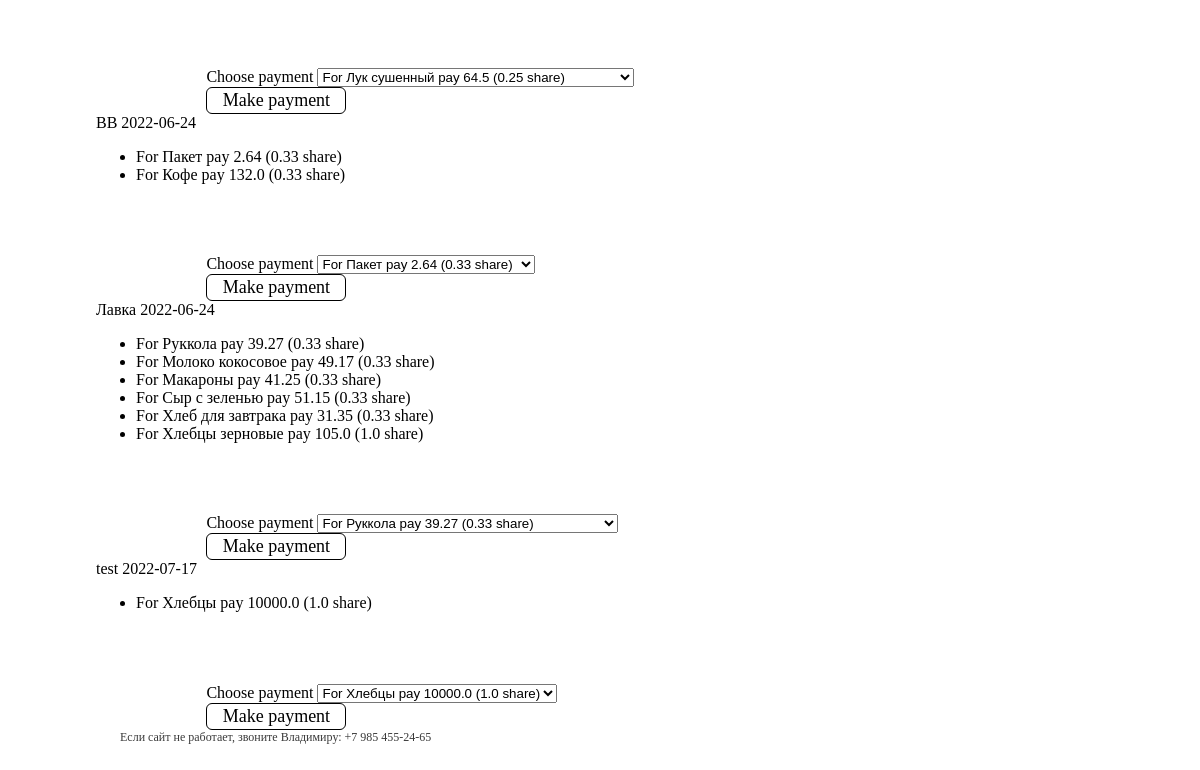
/users/receive/vladimir (signed in, lower part), run on an earlier commit of the app's database.
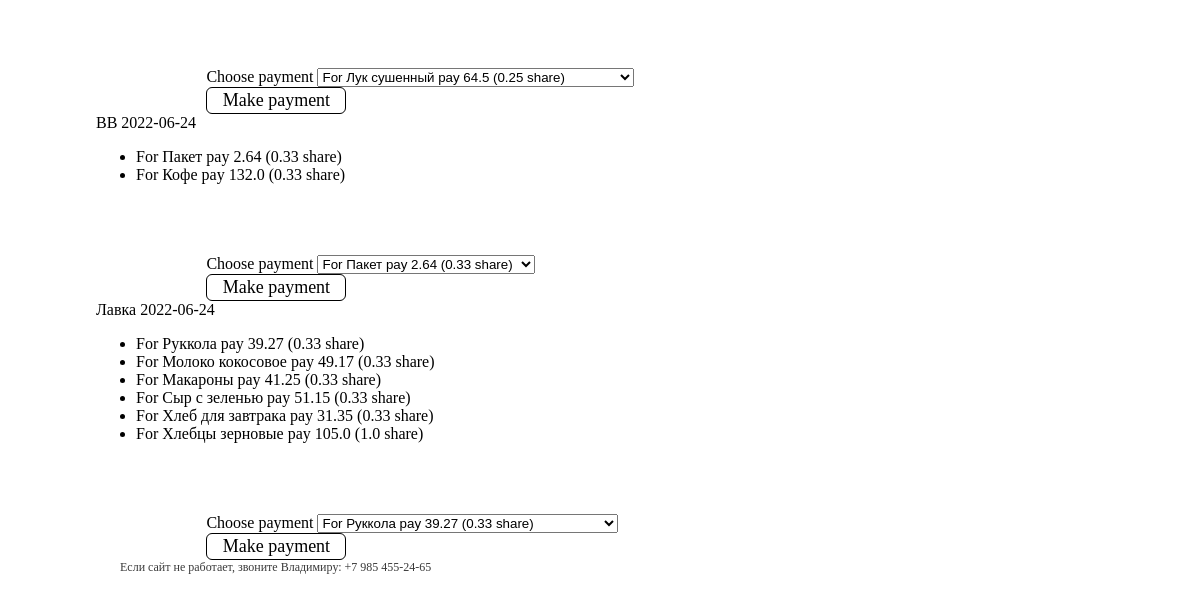
And on a later commit of the database.
### bills/models.py (models this page shows, shortened)
class Item(models.Model):
    name = models.CharField(max_length=500)
    amount = models.PositiveIntegerField()
    cost_per_exemplar = models.PositiveIntegerField()
    bill = models.ForeignKey(Bill, on_delete=models.CASCADE, related_name='items')
    def _get_cost_total(self):
        return self.amount*self.cost_per_exemplar
    cost_total = property(_get_cost_total)

class Item_Payment(models.Model):
    item = models.ForeignKey(Item, on_delete=models.CASCADE, related_name='payments')
    payer = models.ForeignKey(get_user_model(), on_delete=models.CASCADE, related_name='payers')
    paying_part = models.FloatField(editable = True, validators=[MinValueValidator(0.0), MaxValueValidator(1.0)])
    is_payed = models.BooleanField(editable = True, default = False)
    def _get_paying_amount(self):
        return round(self.paying_part*self.item.cost_per_exemplar*self.item.amount, 2)
    paying_amount = property(_get_paying_amount)
    def _get_lender(self):
        "Returns the lender of the bill where the item is on"
        return self.item.bill.lender
    lender = property(_get_lender)

### users/views.py (the view)
# urls.py: path('receive/<str:borrower_username>', views.receive, name='receive'),
def receive(request, borrower_username):
    user = request.user
    borrower = get_user_model().objects.get(username = borrower_username)
    bill_payment = []
    for bill in Bill.objects.filter(lender = user).all():
        payments_lst = []
        bill_total = 0
        for item in Item.objects.filter(bill = bill).all():
            for payment in Item_Payment.objects.filter(item = item).filter(payer = borrower).filter(is_payed = False).all():
                payments_lst.append([payment.id, payment.item.name, payment.paying_amount, payment.paying_part])
                bill_total += payment.paying_amount
        if not (payments_lst == []):
            bill_payment.append([str(bill), bill_total, payments_lst])
    return render(request, 'users/receive.html', {
        'user': user,
        'borrower': borrower,
        'bill_payment': bill_payment
    })

### bills/models.py (called while the page is built)
    def __str__(self):
        return f'{self.name} {self.date}' #: {self.cost_total}rub'

### users/templates/users/receive.html (shortened to what this page needs)
{% extends 'users/layout.html' %}
{% block body %}
<div class="mainBox">
    {% if bill_payment %}
    <div>
        {% for bill, bill_total, payment in bill_payment %}
        <div class="subMainBox">
            <div style="width: 50%;">
                <l1 class="title">{{bill}}</l1>
                <div class="card">
                    <div class="card-body">
                        <ul class="list">
                            {% for payment_id, item_name, paying_amount, paying_part in payment %}
                            <li>For {{item_name}} pay {{paying_amount}} ({{paying_part}} share)</li>
                            {% endfor %}
                        </ul>
                    </div>
                </div>
            </div>
            <div class="paymentsBox" style="padding-left: 10%; padding-top: 5%;">
                <form action="{% url 'users:receive_payment' borrower.username %}" method="post">
                    <div class="form-group">
                        <label>Choose payment</label>
                        <select name="payment_id" class="form-control">
                            {% for payment_id, item_name, paying_amount, paying_part in payment %}
                            <option value="{{ payment_id }}">For {{item_name}} pay {{paying_amount}} ({{paying_part}}
                                share)</option>
                            {% endfor %}
                        </select>
                    </div>
                    <button type="submit" class="btn btn-primary">Make payment</button>
                </form>
            </div>
        </div>
        {% endfor %}
    </div>
    {% else %}
    <div>
        <l1>You have no payments</l1>
    </div>
    {% endif %}
</div>
{% endblock %}

What changed in the data, as far as the page shows it:
removed Item: payment "Хлебцы"
removed Item_Payment: payment "1.0"
Also different on the page:
list line gone: "test 2022-07-17 For pay 10000.0 ( share) Choose payment For Хлебцы pay 10000.0 (1.0 share) Make payment"
